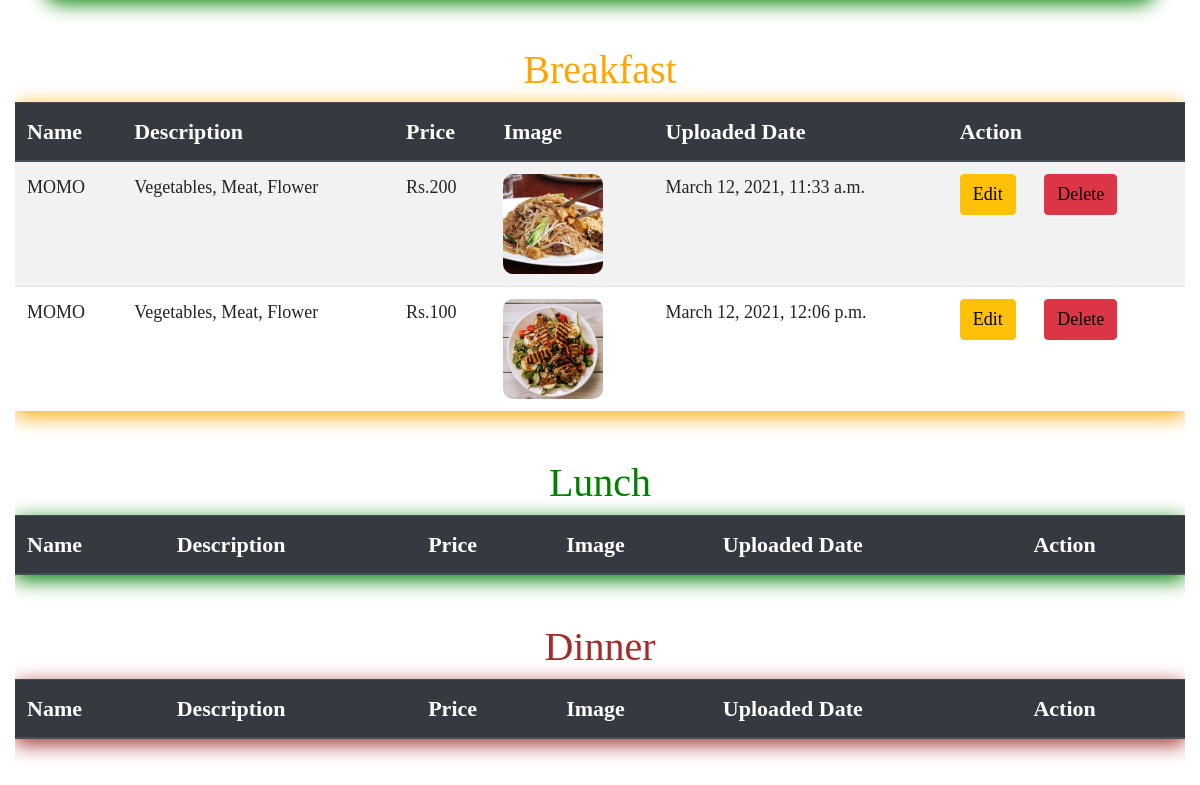
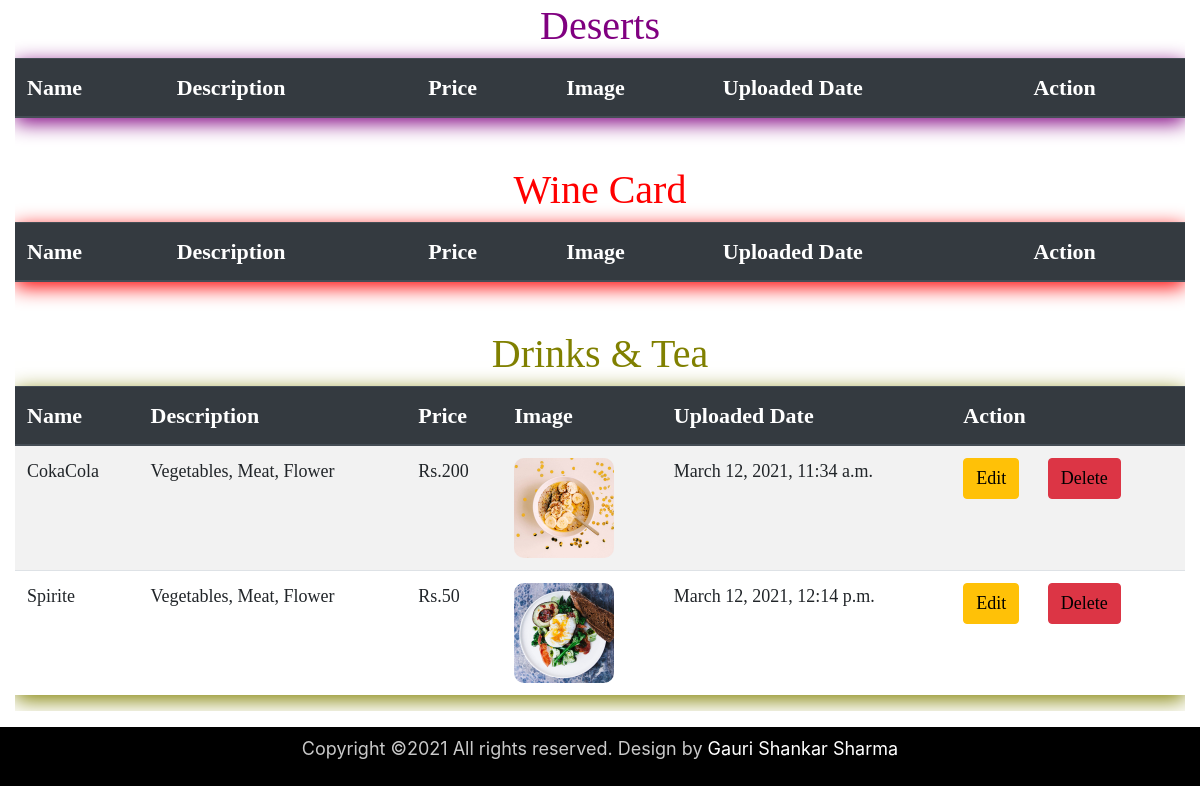
Page /Nd/ad_menu (lower part) on the earlier database version (2 pictures, top to bottom).
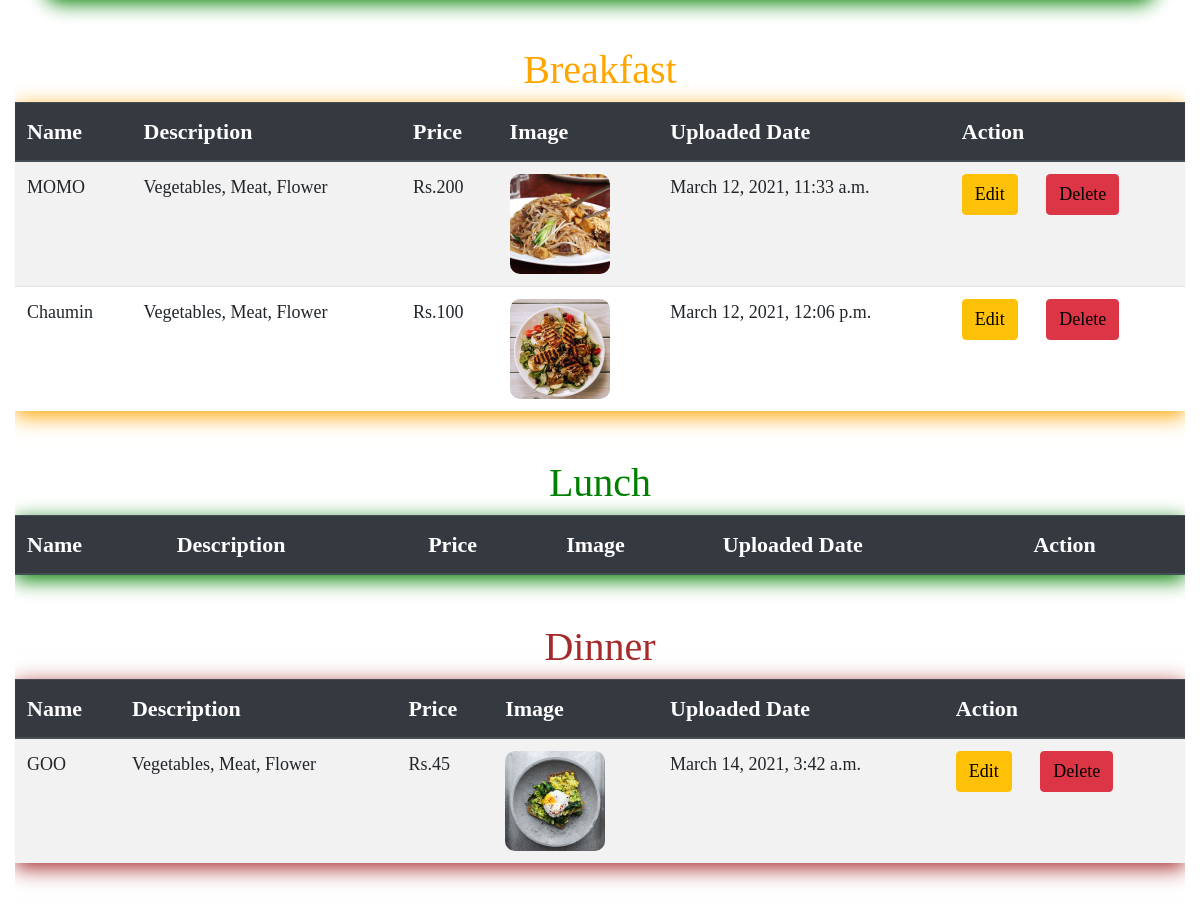
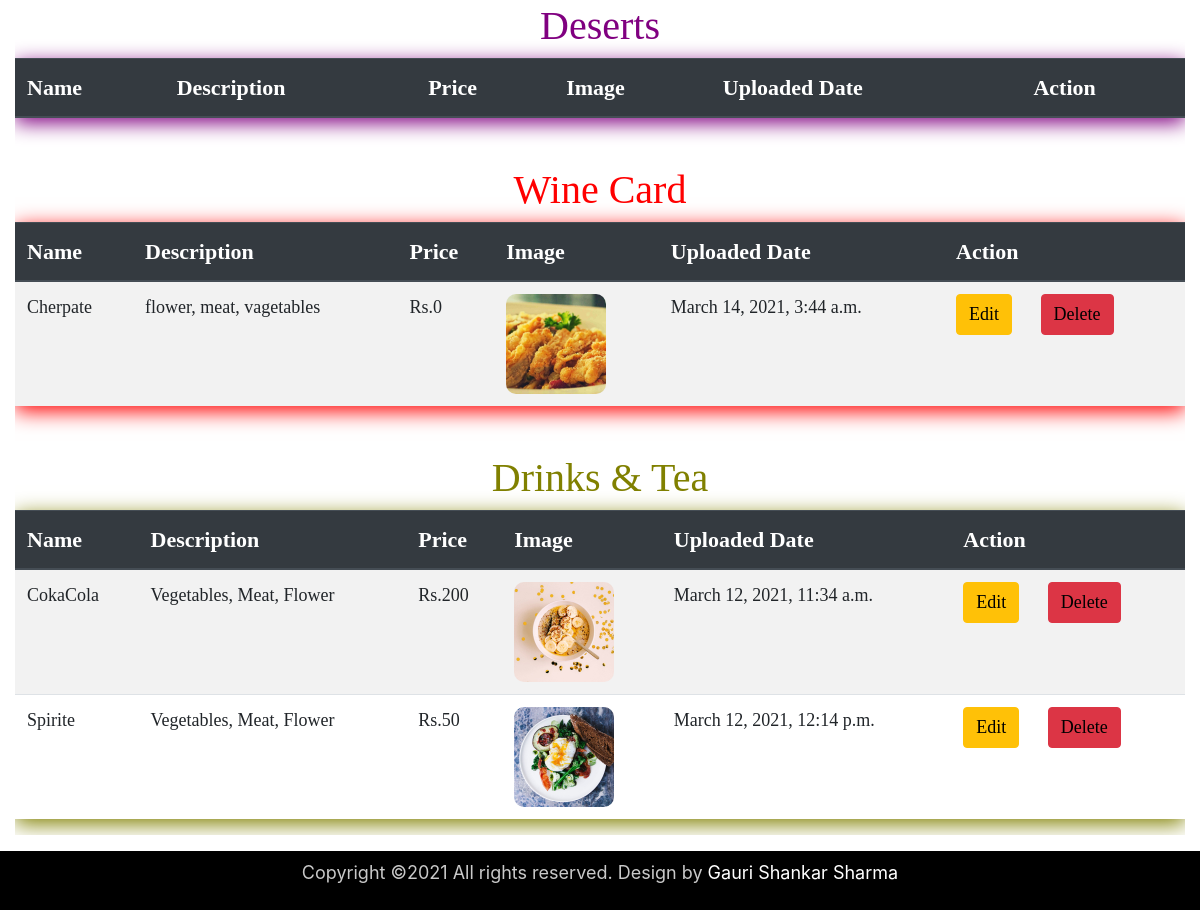
Same page on the later database version (2 pictures, top to bottom).
### Nd/models.py (models this page shows, shortened)
class Menu(models.Model):
    options = (('Breakfast', 'Breakfast'), ('Lunch', 'Lunch'), ('Dinner', 'Dinner'), ('Deserts', 'Deserts'), ('Wine Card', 'Wine Card'), ('Drinks & Tea', 'Drinks & Tea'))
    name = models.CharField(max_length=50, validators=[validators.MinLengthValidator(2)])
    description = models.CharField(max_length=200, validators=[validators.MinLengthValidator(4)])
    price = models.IntegerField()
    image = models.FileField(upload_to='static/images/uploads/menu')
    category = models.CharField(max_length=200, choices=options ,validators=[validators.MinLengthValidator(4)])
    uploaded_date = models.DateTimeField(auto_now_add=True)

### Nd/views.py (the view, shortened to what this page needs)
# urls.py: path('ad_menu', views.ad_menu),
def ad_menu(request):
    dictionary = {'key': Menu.objects.all(), 'form': MenuForm, 'action': "Add"}
    return render(request, 'Nd/AdMenu.html', dictionary)

### Nd/templates/Nd/AdMenu.html (shortened to what the changed rows need)
{% extends 'AdMain.html' %}
{% load bootstrap %}
{% load static %}
{% block css_link %}
    <link href="{% static 'css/AdMenu.css' %}" rel="stylesheet" type="text/css"/>
    <link href="{% static 'css/AdNavbar.css' %}" rel="stylesheet" type="text/css"/>
{% endblock %}
{% block content %}
    <div class="container-fluid d-flex flex-column px-0" id="AdMenu">
        <div class="container-fluid" id="Table">
            <div class="table-responsive">
                <table class="table table-striped mb-5" id="Breakfast">
                    <h1 class="text-center" id="Bh1">Breakfast</h1>
                    <thead class="thead-dark">
                        <tr>
                            <th>Name</th>
                            <th>Description</th>
                            <th>Price</th>
                            <th>Image</th>
                            <th>Uploaded Date</th>
                            <th>Action</th>
                        </tr>
                    </thead>
                    <tbody>
                        {% for i in key %}
                        {% if i.category == "Breakfast" %}
                        <tr>
                            <td>{{i.name}}</td>
                            <td>{{i.description}}</td>
                            <td>Rs.{{i.price}}</td>
                            <td><img src="/{{i.image}}"/></td>
                            <td>{{i.uploaded_date}}</td>
                            <td>
                                <a href="/Nd/updatefood/{{i.id}}" class="btn btn-warning mr-4">Edit</a>
                                <a href="/Nd/deletefood/{{i.id}}" class="btn btn-danger" onclick="return confirm('Are you sure want to delete this food?')">Delete</a>
                            </td>
                        </tr>
                        {% endif %}
                        {% endfor %}
                    </tbody>
                </table>
            </div>
            <div  class="table-responsive">
                <table class="table table-striped mb-5" id="Lunch">
                    <h1 class="text-center" id="Lh1">Lunch</h1>
                    <thead class="thead-dark">
                        <tr>
                            <th>Name</th>
                            <th>Description</th>
                            <th>Price</th>
                            <th>Image</th>
                            <th>Uploaded Date</th>
                            <th>Action</th>
                        </tr>
                    </thead>
                </table>
            </div>
            <div  class="table-responsive">
                <table class="table table-striped mb-5" id="Dinner">
                    <h1 class="text-center" id="Dnh1">Dinner</h1>
                    <thead class="thead-dark">
                        <tr>
                            <th>Name</th>
                            <th>Description</th>
                            <th>Price</th>
                            <th>Image</th>
                            <th>Uploaded Date</th>
                            <th>Action</th>
                        </tr>
                    </thead>
                    <tbody>
                        {% for i in key %}
                        {% if i.category == "Dinner" %}
                        <tr>
                            <td>{{i.name}}</td>
                            <td>{{i.description}}</td>
                            <td>Rs.{{i.price}}</td>
                            <td><img src="/{{i.image}}"/></td>
                            <td>{{i.uploaded_date}}</td>
                            <td>
                                <a href="/Nd/updatefood/{{i.id}}" class="btn btn-warning mr-4">Edit</a>
                                <a href="/Nd/deletefood/{{i.id}}" class="btn btn-danger" onclick="return confirm('Are you sure want to delete this food?')">Delete</a>
                            </td>
                        </tr>
                        {% endif %}
                        {% endfor %}
                    </tbody>
                </table>
            </div>
            <div  class="table-responsive">
                <table class="table table-striped mb-5" id="Deserts">
                    <h1 class="text-center" id="Dsh1">Deserts</h1>
                     <thead class="thead-dark">
                        <tr>
                            <th>Name</th>
                            <th>Description</th>
                            <th>Price</th>
                            <th>Image</th>
                            <th>Uploaded Date</th>
                            <th>Action</th>
                        </tr>
                    </thead>
                </table>
            </div>
            <div class="table-responsive">
                <table class="table table-striped mb-5" id="Wine_Card">
                    <h1 class="text-center" id="Wh1">Wine Card</h1>
                    <thead class="thead-dark">
                        <tr>
                            <th>Name</th>
                            <th>Description</th>
                            <th>Price</th>
                            <th>Image</th>
                            <th>Uploaded Date</th>
                            <th>Action</th>
                        </tr>
                    </thead>
                    <tbody>
                        {% for i in key %}
                        {% if i.category == "Wine Card" %}
                        <tr>
                            <td>{{i.name}}</td>
                            <td>{{i.description}}</td>
                            <td>Rs.{{i.price}}</td>
                            <td><img src="/{{i.image}}"/></td>
                            <td>{{i.uploaded_date}}</td>
                            <td>
                                <a href="/Nd/updatefood/{{i.id}}" class="btn btn-warning mr-4">Edit</a>
                                <a href="/Nd/deletefood/{{i.id}}" class="btn btn-danger" onclick="return confirm('Are you sure want to delete this food?')">Delete</a>
                            </td>
                        </tr>
                        {% endif %}
                        {% endfor %}
                    </tbody>
                </table>
            </div>
            <div class="table-responsive">
                <table class="table table-striped" id="Drinks_Tea">
                    <h1 class="text-center" id="Dth1">Drinks & Tea</h1>
                    <thead class="thead-dark">
                        <tr>
                            <th>Name</th>
                            <th>Description</th>
                            <th>Price</th>
                            <th>Image</th>
                            <th>Uploaded Date</th>
                            <th>Action</th>
                        </tr>
                    </thead>
                    <tbody>
                        {% for i in key %}
                        {% if i.category == "Drinks & Tea" %}
                        <tr>
                            <td>{{i.name}}</td>
                            <td>{{i.description}}</td>
                            <td>Rs.{{i.price}}</td>
                            <td><img src="/{{i.image}}"/></td>
                            <td>{{i.uploaded_date}}</td>
                            <td>
                                <a href="/Nd/updatefood/{{i.id}}" class="btn btn-warning mr-4">Edit</a>
                                <a href="/Nd/deletefood/{{i.id}}" class="btn btn-danger" onclick="return confirm('Are you sure want to delete this food?')">Delete</a>
                            </td>
                        </tr>
                        {% endif %}
                        {% endfor %}
                    </tbody>
                </table>
            </div>
        </div>
    </div>
{% endblock %}

Differences in the rows shown:
changed Menu: name "MOMO" → "Chaumin"
added Menu: name "GOO", description "Vegetables, Meat, Flower", price "45", image (picture), uploaded_date "March 14, 2021, 3:42 a.m.", shown under "Dinner"
added Menu: name "Cherpate", description "flower, meat, vagetables", price "0", image (picture), uploaded_date "March 14, 2021, 3:44 a.m.", shown under "Wine Card"
